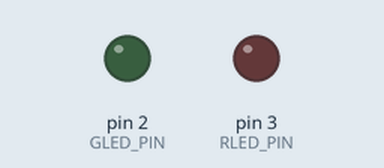
A sketch run on a simulated Arduino Uno, built with avr-gcc and run on an emulated ATmega328P. On the bench: output pins drawn as LEDs (lit = HIGH).

Above: at 0.7 s.
At 4.0 s:
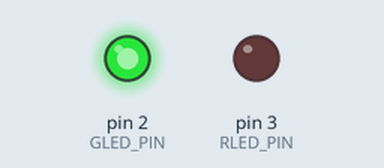
At 5.2 s:
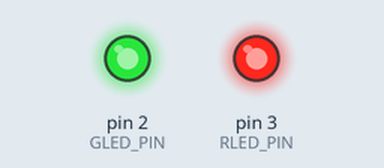
At 8.2 s:
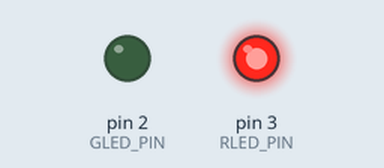
Timing chart, 0 to 9.1 s (numbered marks = the images above):
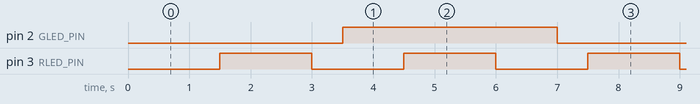

Measured:
- by itself, pin 2 (GLED_PIN): alternates HIGH for 3.5 s and LOW for 3.5 s
- by itself, pin 3 (RLED_PIN): alternates HIGH for 1.5 s and LOW for 1.5 s
- by itself, everything shown: repeats every 21.0 s, in 20 steps

The sketch:

led_internal.ino
```cpp
#include <Scheduler.h>
const int GLED_PIN = 2;
const int RLED_PIN = 3;
const long R_HALF_PERIOD = 1500L;
const long G_HALF_PERIOD = 3500L;
int redLedState = LOW;
int greenLedState = LOW;
void setup() {
  // put your setup code here, to run once:
  pinMode(RLED_PIN, OUTPUT);
  pinMode(GLED_PIN, OUTPUT);
  Scheduler.startLoop(loop2);
}
//To drive the first LED, use the delay() function within the loop()
void loop() {
  // put your main code here, to run repeatedly:
  digitalWrite(RLED_PIN, redLedState);
  redLedState = !redLedState;
  delay(R_HALF_PERIOD);
}

//To drive the second LED, use an Interrupt Service Routine connected to
//the MCU Timer1 (using the MBED_RPI_PICO_TimerInterrupt library or the Scheduler library).
void loop2(){
  digitalWrite(GLED_PIN, greenLedState);
  greenLedState = !greenLedState;
  delay(G_HALF_PERIOD);
}
```
